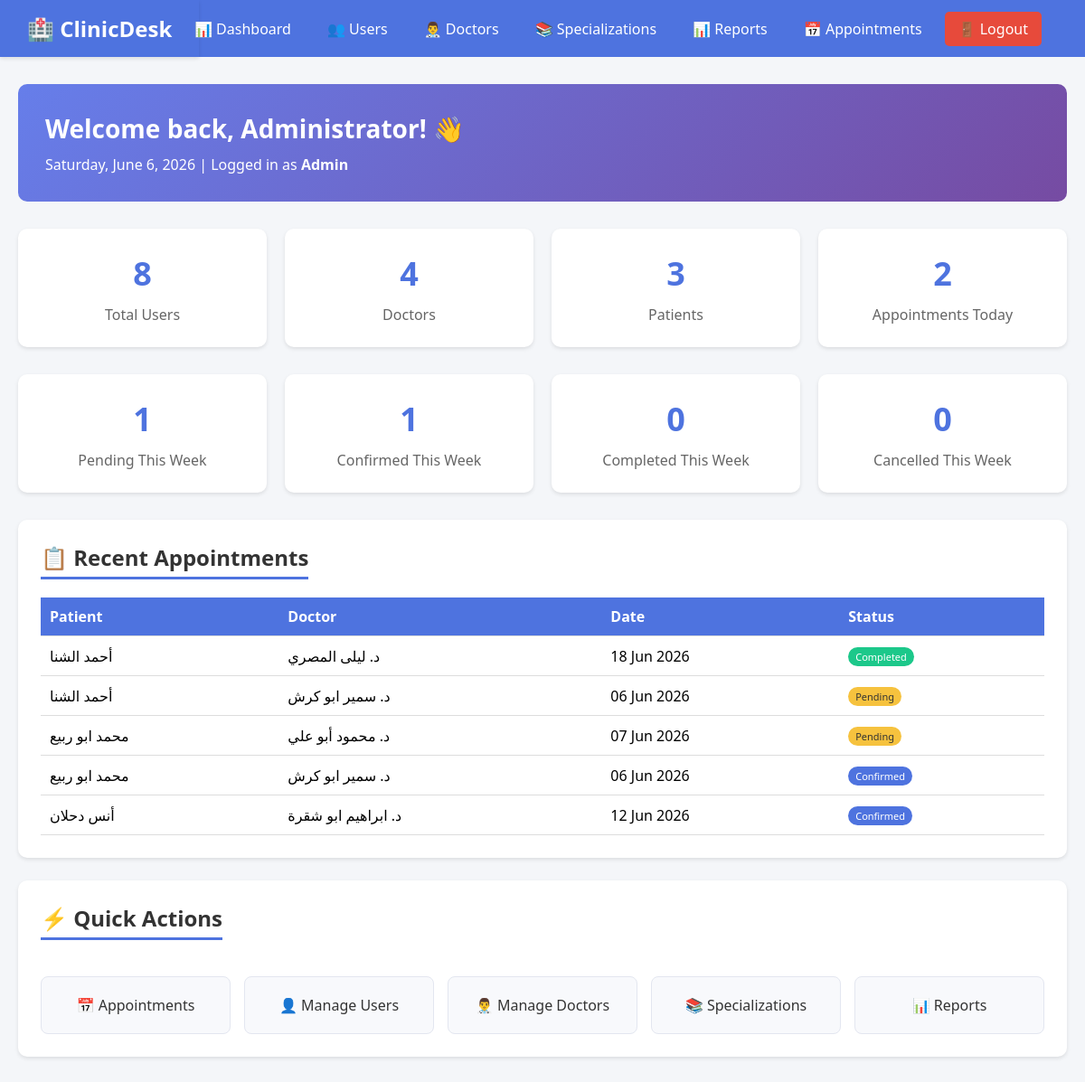
Screenshot of /index.php?page=dashboard (signed in) with the database file from the repository.
### tables this page shows
CREATE TABLE `appointments` (
  `id` int(10) UNSIGNED NOT NULL,
  `patient_id` int(10) UNSIGNED NOT NULL,
  `doctor_id` int(10) UNSIGNED NOT NULL,
  `appt_date` date NOT NULL,
  `appt_time` time NOT NULL,
  `status` enum('pending','confirmed','completed','cancelled') NOT NULL DEFAULT 'pending',
  `reason` varchar(255) DEFAULT NULL,
  `doctor_notes` text DEFAULT NULL,
  `created_at` timestamp NOT NULL DEFAULT current_timestamp()
);

CREATE TABLE `users` (
  `id` int(10) UNSIGNED NOT NULL,
  `name` varchar(120) NOT NULL,
  `email` varchar(180) NOT NULL,
  `password` varchar(255) NOT NULL,
  `role` enum('admin','doctor','patient') NOT NULL DEFAULT 'patient',
  `phone` varchar(20) DEFAULT NULL,
  `avatar` varchar(255) DEFAULT NULL,
  `is_active` tinyint(1) NOT NULL DEFAULT 1,
  `created_at` timestamp NOT NULL DEFAULT current_timestamp()
);

### index.php (the view, shortened to what this page needs)
<?php
$host = 'localhost';
$user = 'root';
$pass = '';
$db = 'clinicdesk_db';
$conn = new mysqli($host, $user, $pass, $db);
$page = $_GET['page'] ?? 'login';
if ($page == 'login') {
    if ($_SERVER['REQUEST_METHOD'] == 'POST') {
        $email = $_POST['email'] ?? '';
        $password = $_POST['password'] ?? '';
        $stmt = $conn->prepare("SELECT * FROM users WHERE email = ?");
        $stmt->bind_param("s", $email);
        $stmt->execute();
        $result = $stmt->get_result();
        $user = $result->fetch_assoc();
        if ($user && password_verify($password, $user['password'])) {
            $_SESSION['user_id'] = $user['id'];
            $_SESSION['user_name'] = $user['name'];
            $_SESSION['user_email'] = $user['email'];
            $_SESSION['user_role'] = $user['role'];
            redirect('index.php?page=dashboard');
        } else {
            $error = "Invalid email or password";
        }
    }
    ?>
    <!DOCTYPE html>
    <html>
    <head>
        <meta charset="UTF-8">
        <title>ClinicDesk - Login</title>
        <style>
            * { margin: 0; padding: 0; box-sizing: border-box; }
            body {
                font-family: 'Segoe UI', Tahoma, Geneva, Verdana, sans-serif;
                background: linear-gradient(135deg, #667eea 0%, #764ba2 100%);
                min-height: 100vh;
                display: flex;
                justify-content: center;
                align-items: center;
            }
            .login-container { width: 100%; max-width: 400px; padding: 20px; }
            .login-card {
                background: white;
                border-radius: 10px;
                box-shadow: 0 20px 40px rgba(0,0,0,0.1);
                overflow: hidden;
            }
            .login-header {
                background: #4e73df;
                color: white;
                padding: 30px;
                text-align: center;
            }
            .login-header h1 { font-size: 28px; margin-bottom: 5px; }
            .login-body { padding: 30px; }
            .form-group { margin-bottom: 20px; }
            .form-group label {
                display: block;
                margin-bottom: 8px;
                font-weight: 600;
                color: #333;
            }
            .form-group input {
                width: 100%;
                padding: 12px;
                border: 1px solid #ddd;
                border-radius: 5px;
                font-size: 14px;
            }
            .btn-login {
                width: 100%;
                padding: 12px;
                background: #4e73df;
                color: white;
                border: none;
                border-radius: 5px;
                font-size: 16px;
                font-weight: 600;
                cursor: pointer;
            }
            .btn-login:hover { background: #224abe; }
            .alert {
                padding: 12px;
                border-radius: 5px;
                margin-bottom: 20px;
            }
            .alert-danger {
                background: #f8d7da;
                color: #721c24;
                border: 1px solid #f5c6cb;
            }
            .demo-info {
                margin-top: 20px;
                padding: 15px;
                background: #f8f9fc;
                border-radius: 5px;
                text-align: center;
            }
            .demo-info code {
                background: #e9ecef;
                padding: 3px 8px;
                border-radius: 3px;
                font-size: 13px;
            }
        </style>
    </head>
    <body>
        <div class="login-container">
            <div class="login-card">
                <div class="login-header">
                    <h1>🏥 ClinicDesk</h1>
                    <p>Clinic Management System</p>
                </div>
                <div class="login-body">
                    <?php if (isset($error)): ?>
                        <div class="alert alert-danger"><?= $error ?></div>
                    <?php endif; ?>
                    <form method="POST">
                        <div class="form-group">
                            <label>Email Address</label>
                            <input type="email" name="email" required autofocus>
                        </div>
                        <div class="form-group">
                            <label>Password</label>
                            <input type="password" name="password" required>
                        </div>
                        <button type="submit" class="btn-login">Login</button>
                    </form>
                    <!-- <div class="demo-info">
                        <strong>Demo Account:</strong><br>
                        Email: <code>admin@clinicdesk.com</code><br>
                        Password: <code>admin123</code>
                    </div> -->
                </div>
            </div>
        </div>
    </body>
    </html>
    <?php
}
elseif ($page == 'dashboard') {
    $role = $_SESSION['user_role'];
    if ($role == 'admin') {
        $total_users = $conn->query("SELECT COUNT(*) as total FROM users")->fetch_assoc()['total'];
        $today_appointments = $conn->query("SELECT COUNT(*) as total FROM appointments WHERE appt_date = CURDATE()")->fetch_assoc()['total'];
        $role_stats = $conn->query("SELECT role, COUNT(*) as total FROM users GROUP BY role");
        $role_data = ['admin' => 0, 'doctor' => 0, 'patient' => 0];
        while($row = $role_stats->fetch_assoc()) {
            $role_data[$row['role']] = $row['total'];
        }
        $weekly_stats = $conn->query("
            SELECT status, COUNT(*) as total
            FROM appointments
            WHERE WEEK(appt_date) = WEEK(CURDATE())
            GROUP BY status
        ");
        $weekly_data = ['pending' => 0, 'confirmed' => 0, 'completed' => 0, 'cancelled' => 0];
        while($row = $weekly_stats->fetch_assoc()) {
            $weekly_data[$row['status']] = $row['total'];
        }
        $recent_appointments = $conn->query("
            SELECT a.*, pat.name as patient_name, doc.name as doctor_name
            FROM appointments a
            JOIN users pat ON a.patient_id = pat.id
            JOIN doctors d ON a.doctor_id = d.id
            JOIN users doc ON d.user_id = doc.id
            ORDER BY a.created_at DESC LIMIT 5
        ");
    }
    ?>
    <!DOCTYPE html>
    <html>
    <head>
    </head>
    <body>
        <div class="header">
             <?php include 'navbar.php'; ?>
        </div>
        <div class="container">
            <div class="welcome-card">
                <h2>Welcome back, <?= $_SESSION['user_name'] ?>! 👋</h2>
                <p><?= date('l, F j, Y') ?> | Logged in as <strong><?= ucfirst($role) ?></strong></p>
            </div>
            <?php if ($role == 'admin'): ?>
            <div class="stats-grid">
                <div class="stat-card"><div class="stat-number"><?= $total_users ?></div><div class="stat-label">Total Users</div></div>
                <div class="stat-card"><div class="stat-number"><?= $role_data['doctor'] ?></div><div class="stat-label">Doctors</div></div>
                <div class="stat-card"><div class="stat-number"><?= $role_data['patient'] ?></div><div class="stat-label">Patients</div></div>
                <div class="stat-card"><div class="stat-number"><?= $today_appointments ?></div><div class="stat-label">Appointments Today</div></div>
            </div>
            <div class="stats-grid">
                <div class="stat-card"><div class="stat-number"><?= $weekly_data['pending'] ?></div><div class="stat-label">Pending This Week</div></div>
                <div class="stat-card"><div class="stat-number"><?= $weekly_data['confirmed'] ?></div><div class="stat-label">Confirmed This Week</div></div>
                <div class="stat-card"><div class="stat-number"><?= $weekly_data['completed'] ?></div><div class="stat-label">Completed This Week</div></div>
                <div class="stat-card"><div class="stat-number"><?= $weekly_data['cancelled'] ?></div><div class="stat-label">Cancelled This Week</div></div>
            </div>
            <div class="card">
                <h2>📋 Recent Appointments</h2>
                <?php if ($recent_appointments->num_rows > 0): ?>
                <table>
                    <thead><tr><th>Patient</th><th>Doctor</th><th>Date</th><th>Status</th></tr></thead>
                    <tbody>
                        <?php while($apt = $recent_appointments->fetch_assoc()): ?>
                        <tr>
                            <td><?= htmlspecialchars($apt['patient_name']) ?></td>
                            <td><?= htmlspecialchars($apt['doctor_name']) ?></td>
                            <td><?= date('d M Y', strtotime($apt['appt_date'])) ?></td>
                            <td><span class="badge badge-<?= $apt['status'] ?>"><?= ucfirst($apt['status']) ?></span></td>
                        </tr>
                        <?php endwhile; ?>
                    </tbody>
                </table>
                <?php else: ?>
                <p>No appointments yet.</p>
                <?php endif; ?>
            </div>
            <?php endif; ?>
            <div class="card">
                <h2>⚡ Quick Actions</h2>
                <div class="menu-grid">
                    <a href="appointments.php" class="menu-item">📅 Appointments</a>
                    <?php if ($role == 'admin'): ?>
                        <a href="users_list.php" class="menu-item">👤 Manage Users</a>
                        <a href="doctors_list.php" class="menu-item">👨‍⚕️ Manage Doctors</a>
                        <a href="specializations.php" class="menu-item">📚 Specializations</a>
                        <a href="reports.php" class="menu-item">📊 Reports</a>
                    <?php endif; ?>
                </div>
            </div>
        </div>
    </body>
    </html>
    <?php
}
elseif ($page == 'logout') {
    session_destroy();
    redirect('index.php?page=login');
}
?>

### navbar.php (shortened to what this page needs)
<div class="navbar">
    <div class="logo">
        <a href="index.php?page=dashboard">🏥 ClinicDesk</a>
    </div>
    <div class="nav-links">
        <a href="index.php?page=dashboard">📊 Dashboard</a>
        <?php if (isset($_SESSION['user_role']) && $_SESSION['user_role'] == 'admin'): ?>
            <a href="users_list.php">👥 Users</a>
            <a href="doctors_list.php">👨‍⚕️ Doctors</a>
            <a href="specializations.php">📚 Specializations</a>
            <a href="reports.php">📊 Reports</a>
        <?php endif; ?>
        <a href="appointments.php">📅 Appointments</a>
        <a href="index.php?page=logout" class="logout-btn">🚪 Logout</a>
    </div>
</div>

### index.php (style rules this page uses)
* { margin: 0; padding: 0; box-sizing: border-box; }
body { font-family: 'Segoe UI', Tahoma, Geneva, Verdana, sans-serif; background: #f4f6f9; }
.header { background: #4e73df; color: white; display: flex; justify-content: space-between; align-items: center; flex-wrap: wrap; }
.nav-links { display: flex; gap: 10px; flex-wrap: wrap; }
.nav-links a { color: white; text-decoration: none; padding: 8px 15px; border-radius: 5px; }
.logout-btn { background: #e74a3b !important; }
.container { max-width: 1400px; margin: 30px auto; padding: 0 20px; }
.welcome-card { background: linear-gradient(135deg, #667eea 0%, #764ba2 100%); color: white; border-radius: 10px; padding: 30px; margin-bottom: 30px; }
.welcome-card h2 { font-size: 28px; margin-bottom: 10px; }
.stats-grid { display: grid; grid-template-columns: repeat(auto-fit, minmax(200px, 1fr)); gap: 20px; margin-bottom: 30px; }
.stat-card { background: white; border-radius: 10px; padding: 25px; text-align: center; box-shadow: 0 2px 4px rgba(0,0,0,0.1); }
.stat-number { font-size: 36px; font-weight: bold; color: #4e73df; }
.stat-label { color: #666; margin-top: 10px; }
.card { background: white; border-radius: 10px; padding: 25px; margin-bottom: 25px; box-shadow: 0 2px 4px rgba(0,0,0,0.1); }
.card h2 { margin-bottom: 20px; color: #333; border-bottom: 3px solid #4e73df; display: inline-block; padding-bottom: 5px; }
.menu-grid { display: grid; grid-template-columns: repeat(auto-fit, minmax(180px, 1fr)); gap: 15px; margin-top: 20px; }
.menu-item { background: #f8f9fc; padding: 20px; text-align: center; text-decoration: none; color: #333; border-radius: 8px; transition: all 0.3s; display: block; border: 1px solid #e3e6f0; }
table { width: 100%; border-collapse: collapse; }
th, td { padding: 10px; text-align: left; border-bottom: 1px solid #ddd; }
th { background: #4e73df; color: white; }
.badge { padding: 3px 8px; border-radius: 20px; font-size: 11px; color: white; display: inline-block; }
.badge-pending { background: #f6c23e; color: #333; }
.badge-confirmed { background: #4e73df; }
.badge-completed { background: #1cc88a; }

### navbar.php (style rules this page uses)
.navbar { background: #4e73df; color: white; padding: 15px 30px; display: flex; justify-content: space-between; align-items: center; flex-wrap: wrap; box-shadow: 0 2px 4px rgba(0,0,0,0.1); }
.navbar .logo { font-size: 24px; font-weight: bold; }
.navbar .logo a { color: white; text-decoration: none; }
.navbar .nav-links { display: flex; gap: 10px; flex-wrap: wrap; position: absolute; right: 3em; }
.navbar .nav-links a { color: white; text-decoration: none; padding: 8px 15px; border-radius: 5px; transition: background 0.3s; }
.navbar .nav-links .logout-btn { background: #e74a3b; }

### rows the page displays
appointments: patient.name "أحمد الشنا", users.name "د. ليلى المصري", appt_date "18 Jun 2026", status "Completed"
appointments: patient.name "أحمد الشنا", users.name "د. سمير ابو كرش", appt_date "06 Jun 2026", status "Pending"
appointments: patient.name "محمد ابو ربيع", users.name "د. محمود أبو علي", appt_date "07 Jun 2026", status "Pending"
appointments: patient.name "محمد ابو ربيع", users.name "د. سمير ابو كرش", appt_date "06 Jun 2026", status "Confirmed"
appointments: patient.name "أنس دحلان", users.name "د. ابراهيم ابو شقرة", appt_date "12 Jun 2026", status "Confirmed"

### other values shown
$_SESSION['user_name'] "Administrator"
$role "Admin"
$total_users "8"
$role_data['doctor'] "4"
$role_data['patient'] "3"
$today_appointments "2"
$weekly_data['pending'] "1"
$weekly_data['confirmed'] "1"
$weekly_data['completed'] "0"
$weekly_data['cancelled'] "0"
